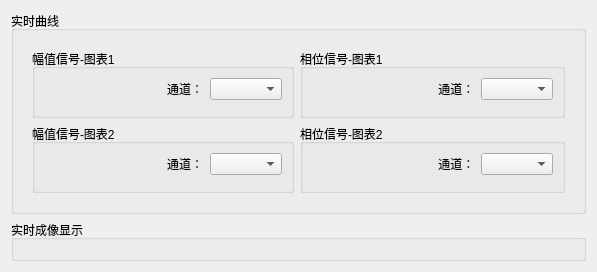
           <widget class="QWidget" name="panelLeft" native="true">
            <property name="sizePolicy">
             <sizepolicy hsizetype="Expanding" vsizetype="Expanding">
              <horstretch>0</horstretch>
              <verstretch>0</verstretch>
             </sizepolicy>
            </property>
            <layout class="QVBoxLayout" name="verticalLayout_2">
             <item>
              <layout class="QVBoxLayout" name="verticalLayout" stretch="6,4">
               <item>
                <widget class="QGroupBox" name="gbCharts">
                 <property name="title">
                  <string>实时曲线</string>
                 </property>
                 <layout class="QVBoxLayout" name="verticalLayout_3">
                  <item>
                   <widget class="QWidget" name="panelCharts" native="true">
                    <layout class="QGridLayout" name="gridLayout_7">
                     <item row="0" column="0">
                      <widget class="QGroupBox" name="gbAmp1">
                       <property name="title">
                        <string>幅值信号-图表1</string>
                       </property>
                       <layout class="QVBoxLayout" name="verticalLayout_4" stretch="0,1">
                        <item>
                         <layout class="QHBoxLayout" name="horizontalLayout">
                          <item>
                           <widget class="QLabel" name="label">
                            <property name="text">
                             <string>                                     通道：</string>
                            </property>
                           </widget>
                          </item>
                          <item>
                           <widget class="QComboBox" name="comboAmp1"/>
                          </item>
                         </layout>
                        </item>
                        <item>
                         <widget class="QWidget" name="widgetAmp1" native="true"/>
                        </item>
                       </layout>
                      </widget>
                     </item>
                     <item row="0" column="1">
                      <widget class="QGroupBox" name="groupBox_2">
                       <property name="title">
                        <string>相位信号-图表1</string>
                       </property>
                       <layout class="QVBoxLayout" name="verticalLayout_5" stretch="0,1">
                        <item>
                         <layout class="QHBoxLayout" name="horizontalLayout_2">
                          <item>
                           <widget class="QLabel" name="label_2">
                            <property name="text">
                             <string>                                      通道：</string>
                            </property>
                           </widget>
                          </item>
                          <item>
                           <widget class="QComboBox" name="comboPha1"/>
                          </item>
                         </layout>
                        </item>
                        <item>
                         <widget class="QWidget" name="widgetPha1" native="true"/>
                        </item>
                       </layout>
                      </widget>
                     </item>
                     <item row="1" column="0">
                      <widget class="QGroupBox" name="groupBox_3">
                       <property name="title">
                        <string>幅值信号-图表2</string>
                       </property>
                       <layout class="QVBoxLayout" name="verticalLayout_6" stretch="0,1">
                        <item>
                         <layout class="QHBoxLayout" name="horizontalLayout_3">
                          <item>
                           <widget class="QLabel" name="label_3">
                            <property name="text">
                             <string>                                     通道：</string>
                            </property>
                           </widget>
                          </item>
                          <item>
                           <widget class="QComboBox" name="comboAmp2"/>
                          </item>
                         </layout>
                        </item>
                        <item>
                         <widget class="QWidget" name="widgetAmp2" native="true"/>
                        </item>
                       </layout>
                      </widget>
                     </item>
                     <item row="1" column="1">
                      <widget class="QGroupBox" name="groupBox_4">
                       <property name="title">
                        <string>相位信号-图表2</string>
                       </property>
                       <layout class="QVBoxLayout" name="verticalLayout_7" stretch="0,1">
                        <item>
                         <layout class="QHBoxLayout" name="horizontalLayout_4">
                          <item>
                           <widget class="QLabel" name="label_4">
                            <property name="text">
                             <string>                                      通道：</string>
                            </property>
                           </widget>
                          </item>
                          <item>
                           <widget class="QComboBox" name="comboPha2"/>
                          </item>
                         </layout>
                        </item>
                        <item>
                         <widget class="QWidget" name="widgetPha2" native="true"/>
                        </item>
                       </layout>
                      </widget>
                     </item>
                    </layout>
                   </widget>
                  </item>
                 </layout>
                </widget>
               </item>
               <item>
                <widget class="QGroupBox" name="gbImagingView">
                 <property name="title">
                  <string>实时成像显示</string>
                 </property>
                 <layout class="QVBoxLayout" name="verticalLayout_22">
                  <item>
                   <widget class="ImagingView" name="imagingView" native="true"/>
                  </item>
                 </layout>
                </widget>
               </item>
              </layout>
             </item>
            </layout>
           </widget>
